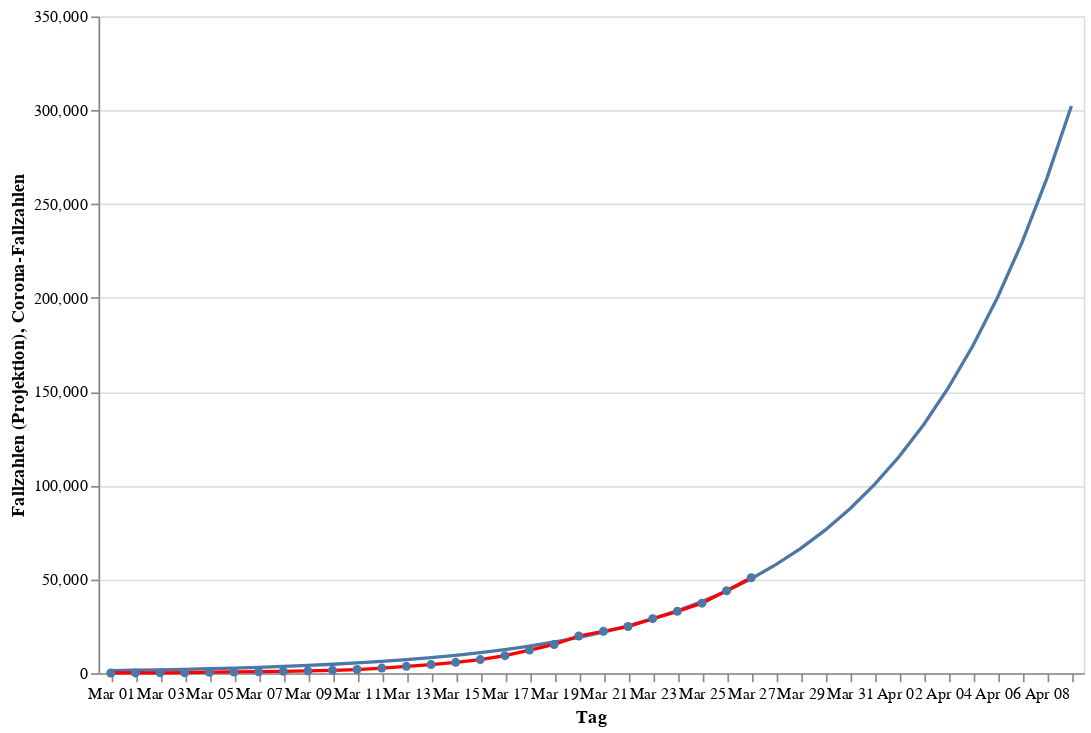

Notebook source saved alongside this figure:
### Code cell
infections_chart = alt.Chart(data).mark_line(point=True, color="red").encode(
    alt.X("monthdate(day):O", title="Tag"),
    alt.Y("cases:Q", title="Corona-Fallzahlen"))
projection_chart = alt.Chart(projection_data).mark_line(point=False).encode(
    alt.X("monthdate(day):O", title="Tag"),
    alt.Y("curve:Q", title="Fallzahlen (Projektion)"))
(projection_chart + infections_chart).properties(width=600, height=400)

### Figure 1 — Vega-Lite specification as saved in the notebook (floating-point values rounded to 4 significant figures)
{"config": {"view": {"continuousWidth": 400, "continuousHeight": 300}}, "layer": [{"data": {"name": "data-036dd404176724b8cb173b0cea1f4032"}, "mark": {"type": "line", "point": false}, "encoding": {"x": {"type": "ordinal", "field": "day", "timeUnit": "monthdate", "title": "Tag"}, "y": {"type": "quantitative", "field": "curve", "title": "Fallzahlen (Projektion)"}}}, {"data": {"name": "data-db079bb59bc34dad16cfc441ff4b987d"}, "mark": {"type": "line", "color": "red", "point": true}, "encoding": {"x": {"type": "ordinal", "field": "day", "timeUnit": "monthdate", "title": "Tag"}, "y": {"type": "quantitative", "field": "cases", "title": "Corona-Fallzahlen"}}}], "height": 400, "width": 600, "$schema": "https://vega.github.io/schema/vega-lite/v4.0.2.json", "datasets": {"data-036dd404176724b8cb173b0cea1f4032": [{"day": "2020-03-01T00:00:00", "curve": 1375.0}, {"day": "2020-03-02T00:00:00", "curve": 1579.0}, {"day": "2020-03-03T00:00:00", "curve": 1814.0}, {"day": "2020-03-04T00:00:00", "curve": 2083.0}, {"day": "2020-03-05T00:00:00", "curve": 2393.0}, {"day": "2020-03-06T00:00:00", "curve": 2748.0}, {"day": "2020-03-07T00:00:00", "curve": 3157.0}, {"day": "2020-03-08T00:00:00", "curve": 3626.0}, {"day": "2020-03-09T00:00:00", "curve": 4164.0}, {"day": "2020-03-10T00:00:00", "curve": 4783.0}, {"day": "2020-03-11T00:00:00", "curve": 5494.0}, {"day": "2020-03-12T00:00:00", "curve": 6310.0}, {"day": "2020-03-13T00:00:00", "curve": 7248.0}, {"day": "2020-03-14T00:00:00", "curve": 8325.0}, {"day": "2020-03-15T00:00:00", "curve": 9562.0}, {"day": "2020-03-16T00:00:00", "curve": 10980.0}, {"day": "2020-03-17T00:00:00", "curve": 12610.0}, {"day": "2020-03-18T00:00:00", "curve": 14490.0}, {"day": "2020-03-19T00:00:00", "curve": 16640.0}, {"day": "2020-03-20T00:00:00", "curve": 19110.0}, {"day": "2020-03-21T00:00:00", "curve": 21950.0}, {"day": "2020-03-22T00:00:00", "curve": 25210.0}, {"day": "2020-03-23T00:00:00", "curve": 28950.0}, {"day": "2020-03-24T00:00:00", "curve": 33250.0}, {"day": "2020-03-25T00:00:00", "curve": 38180.0}, {"day": "2020-03-26T00:00:00", "curve": 43850.0}, {"day": "2020-03-27T00:00:00", "curve": 50350.0}, {"day": "2020-03-28T00:00:00", "curve": 57820.0}, {"day": "2020-03-29T00:00:00", "curve": 66400.0}, {"day": "2020-03-30T00:00:00", "curve": 76240.0}, {"day": "2020-03-31T00:00:00", "curve": 87530.0}, {"day": "2020-04-01T00:00:00", "curve": 100500.0}, {"day": "2020-04-02T00:00:00", "curve": 115400.0}, {"day": "2020-04-03T00:00:00", "curve": 132400.0}, {"day": "2020-04-04T00:00:00", "curve": 152000.0}, {"day": "2020-04-05T00:00:00", "curve": 174500.0}, {"day": "2020-04-06T00:00:00", "curve": 200200.0}, {"day": "2020-04-07T00:00:00", "curve": 229700.0}, {"day": "2020-04-08T00:00:00", "curve": 263600.0}, {"day": "2020-04-09T00:00:00", "curve": 302300.0}], "data-db079bb59bc34dad16cfc441ff4b987d": [{"day": "2020-03-01T00:00:00", "cases": 130}, {"day": "2020-03-02T00:00:00", "cases": 165}, {"day": "2020-03-03T00:00:00", "cases": 203}, {"day": "2020-03-04T00:00:00", "cases": 262}, {"day": "2020-03-05T00:00:00", "cases": 545}, {"day": "2020-03-06T00:00:00", "cases": 670}, {"day": "2020-03-07T00:00:00", "cases": 800}, {"day": "2020-03-08T00:00:00", "cases": 1040}, {"day": "2020-03-09T00:00:00", "cases": 1224}, {"day": "2020-03-10T00:00:00", "cases": 1565}, {"day": "2020-03-11T00:00:00", "cases": 1966}, {"day": "2020-03-12T00:00:00", "cases": 2745}, {"day": "2020-03-13T00:00:00", "cases": 3675}, {"day": "2020-03-14T00:00:00", "cases": 4599}, {"day": "2020-03-15T00:00:00", "cases": 5813}, {"day": "2020-03-16T00:00:00", "cases": 7272}, {"day": "2020-03-17T00:00:00", "cases": 9367}, {"day": "2020-03-18T00:00:00", "cases": 12327}, {"day": "2020-03-19T00:00:00", "cases": 15320}, {"day": "2020-03-20T00:00:00", "cases": 19848}, {"day": "2020-03-21T00:00:00", "cases": 22364}, {"day": "2020-03-22T00:00:00", "cases": 24873}, {"day": "2020-03-23T00:00:00", "cases": 29056}, {"day": "2020-03-24T00:00:00", "cases": 32991}, {"day": "2020-03-25T00:00:00", "cases": 37323}, {"day": "2020-03-26T00:00:00", "cases": 43938}, {"day": "2020-03-27T00:00:00", "cases": 50871}]}}
